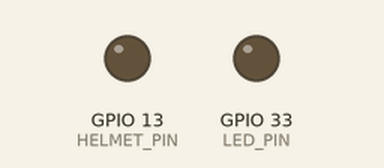
Simulated run of this sketch. Board: ESP32. Shown: output pins drawn as LEDs (lit = HIGH).

Above: at 2.5 s.
At 7.5 s:
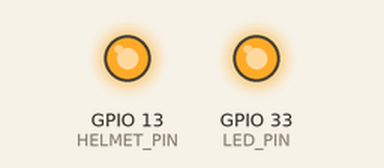
Timing chart, 0 to 13.0 s (numbered marks = the images above):
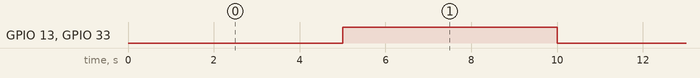

Measured:
- by itself, GPIO 13 (HELMET_PIN), GPIO 33 (LED_PIN): alternates HIGH for 5.0 s and LOW for 5.0 s

The sketch:

esp32c0de.ino
```cpp
// -------- ESP32-CAM --------
#define HELMET_PIN 13
#define LED_PIN 33

#define USE_TEST_MODE 1
#define TOGGLE_INTERVAL 5000

bool helmetState = false;
unsigned long lastToggle = 0;

void setup() {
  pinMode(HELMET_PIN, OUTPUT);
  digitalWrite(HELMET_PIN, LOW); // safe default

  pinMode(LED_PIN, OUTPUT);
}

void loop() {

#if USE_TEST_MODE
  if (millis() - lastToggle > TOGGLE_INTERVAL) {
    helmetState = !helmetState;
    lastToggle = millis();
  }
#else
  helmetState = detectHelmet();
#endif

  digitalWrite(HELMET_PIN, helmetState ? HIGH : LOW);
  digitalWrite(LED_PIN, helmetState ? HIGH : LOW);
}

// Replace later with real detection
bool detectHelmet() {
  return false;
}
```
